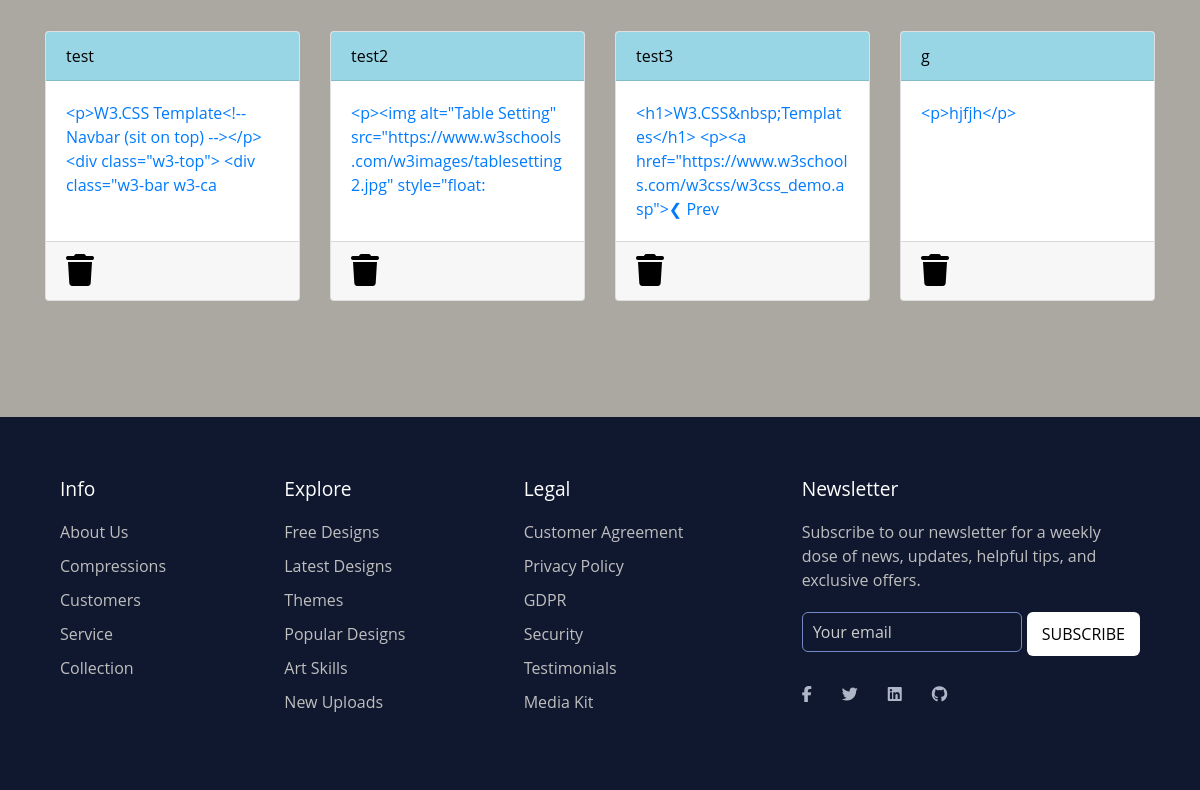
Before: /notes (signed in, lower part) with the older database file.
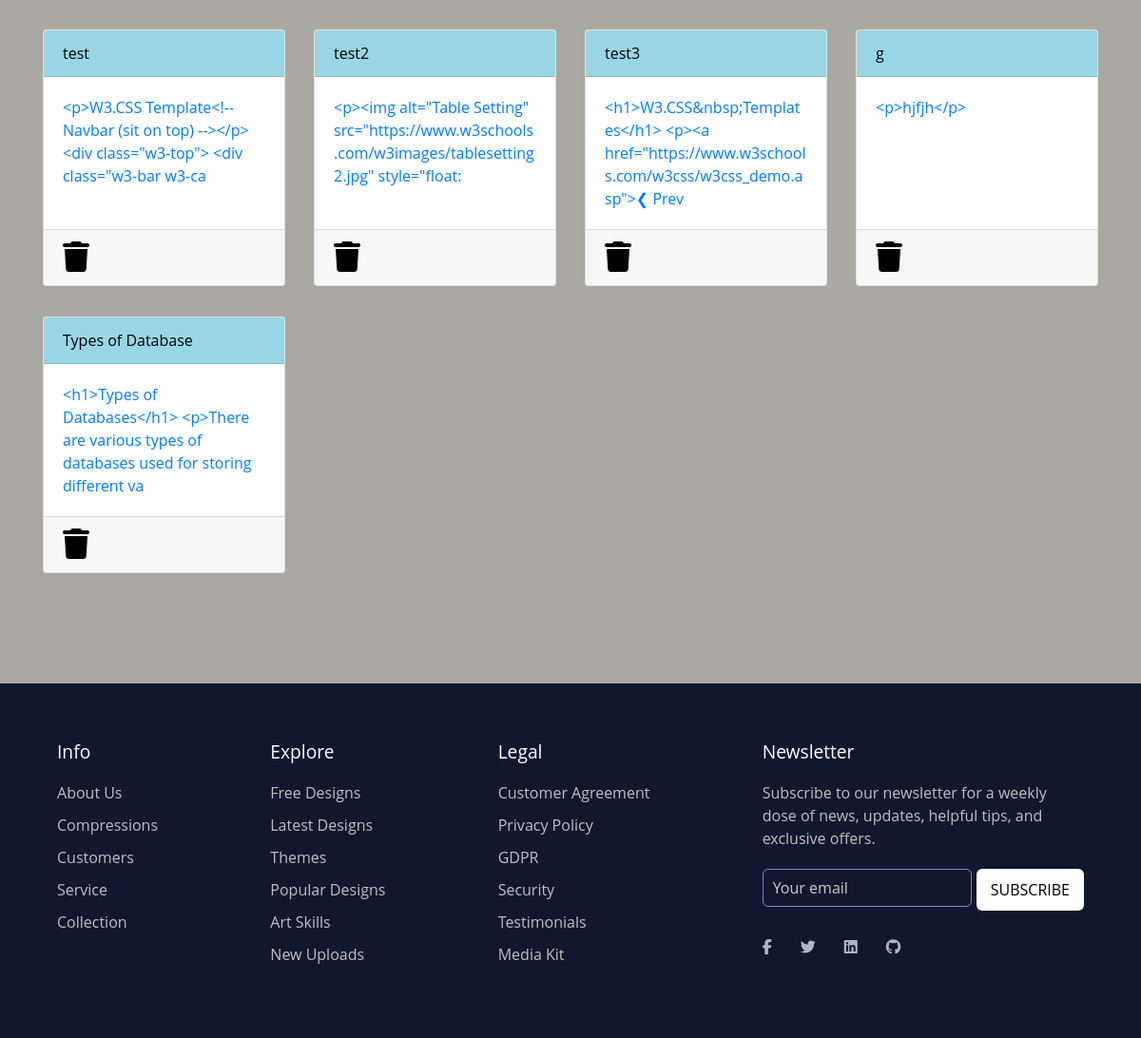
After: the same page with the newer database file.
### dashboard/models.py (models this page shows, shortened)
class Notes(models.Model):
    user = models.ForeignKey(User, on_delete=models.CASCADE)
    title = models.CharField(max_length=200)
    description = RichTextField()
    class Meta:
        verbose_name = 'notes'
        verbose_name_plural = 'notes'

### dashboard/views.py (the view)
# urls.py: path('notes', views.notes, name = 'notes'),
@login_required(login_url = 'login')
def notes(request):
    if request.method == 'POST':
        form = NotesForm(request.POST)
        if form.is_valid():
            notes = Notes(user = request.user, title = request.POST['title'], description = request.POST['description'])
            notes.save()
        messages.success(request, f"Notes Added Successfully By {request.user.username}")
        return redirect('notes')
    else:
        form = NotesForm()
    notes = Notes.objects.filter(user = request.user)
    context = {'notes' : notes, 'form':form}
    return render(request, 'dashboard/notes.html', context)

### dashboard/forms.py
class NotesForm(forms.ModelForm):
    description = RichTextField()
    class Meta:
        model = Notes
        fields = ["title", "description"]
        widgets = {'description' : CKEditorWidget()}

### dashboard/templates/dashboard/notes.html (shortened to what this page needs)
{% extends 'dashboard/base.html' %}
{% load static %}
{% load crispy_forms_tags %}
{% block content %}
<div class="container z-0">
    <div class="row ">
        {% for note in notes %}
        <div class="col-md-3 my-3">
            <a href="{% url 'note_detail' note.id %}">
                <div class="card">
                    <div class="card-header">{{note.title}}</div>
                    <div class="card-body overflow-hidden">{{note.description|slice:"0:100"}}</div>
                    <div class="card-footer mt-auto "><a href="{% url 'notes_delete' note.id %}">
                        <i class="fa fa-trash fa-2x"></i></a>
                    </div>
                </div>
            </a>
        </div>
        {% endfor %}
        <br><br>
    </div>
</div>
{% endblock content %}

### dashboard/templates/dashboard/base.html (shortened to what this page needs)
{% load static %}
<!DOCTYPE html>
<html lang="en">
<head>
  <link rel="stylesheet" href="https://stackpath.bootstrapcdn.com/bootstrap/4.3.1/css/bootstrap.min.css"
 />
  <link rel="stylesheet" href="https://use.fontawesome.com/releases/v5.7.2/css/all.css"
 />
  <link rel="stylesheet" href="{% static 'css/main.css' %}" />
  <link rel="stylesheet" href="{% static 'css/fontasome.css' %}" />
  <link rel="stylesheet" href="{% static 'css/bootstrap.min.css' %}" />
  <link rel="stylesheet" href="{% static 'css/summernote-bs4.css' %}" />
</head>
<body>
  <main style="background-image: uruul({% static 'images/giphy5.gif' %} ); background-color:#aba8a1; background-size:cover;background-position:center;height:fill;">
    {% block content %}
    {% endblock content %}
{% include 'dashboard/footer.html' %}
  </main>
</body>
</html>

### dashboard/templates/dashboard/footer.html (shortened to what this page needs)
{% load static %}
<!DOCTYPE html>
<html lang="en">
  <head>
    <link rel="stylesheet" href="https://cdnjs.cloudflare.com/ajax/libs/font-awesome/6.4.2/css/all.min.css" />
    <link rel="stylesheet" href="{% static 'css/custom.css' %}"/>
  </head>
  <body>
    <footer class="footer">
      <div class="footer-row">
        <div class="footer-col">
          <h4>Info</h4>
          <ul class="links">
            <li><a href="#">About Us</a></li>
            <li><a href="#">Compressions</a></li>
            <li><a href="#">Customers</a></li>
            <li><a href="#">Service</a></li>
            <li><a href="#">Collection</a></li>
          </ul>
        </div>
        <div class="footer-col">
          <h4>Explore</h4>
          <ul class="links">
            <li><a href="#">Free Designs</a></li>
            <li><a href="#">Latest Designs</a></li>
            <li><a href="#">Themes</a></li>
            <li><a href="#">Popular Designs</a></li>
            <li><a href="#">Art Skills</a></li>
            <li><a href="#">New Uploads</a></li>
          </ul>
        </div>
        <div class="footer-col">
          <h4>Legal</h4>
          <ul class="links">
            <li><a href="#">Customer Agreement</a></li>
            <li><a href="#">Privacy Policy</a></li>
            <li><a href="#">GDPR</a></li>
            <li><a href="#">Security</a></li>
            <li><a href="#">Testimonials</a></li>
            <li><a href="#">Media Kit</a></li>
          </ul>
        </div>
        <div class="footer-col">
          <h4>Newsletter</h4>
          <p>
            Subscribe to our newsletter for a weekly dose
            of news, updates, helpful tips, and
            exclusive offers.
          </p>
          <form action="#">
            <input type="text" placeholder="Your email" required>
            <button type="submit">SUBSCRIBE</button>
          </form>
          <div class="icons">
            <i class="fa-brands fa-facebook-f"></i>
            <i class="fa-brands fa-twitter"></i>
            <i class="fa-brands fa-linkedin"></i>
            <i class="fa-brands fa-github"></i>
          </div>
        </div>
      </div>
    </footer>
  </body>
</html>

### static/css/main.css (style rules this page uses)
html { scroll-behavior: smooth; height: 100%; width: 100%; }
footer { font-family: Rubik, sans-serif, serif, 'Times New Roman', Times, serif; }
a { text-decoration: none !important; color: black; }
.card-header { color: black !important; background: rgb(152, 214, 230) !important; transition: 0.3s ease-in; }
html, body { max-width: 100%; overflow-x: hidden; height: 100%; width: 100%; }
body { background: linear-gradient(rgba(0, 0, 0, 0.2), rgba(255, 255, 255, 0.5)); overflow-x: hidden; background-repeat: no-repeat; }
.card-header { background-color: rgb(133, 204, 231); }
.col-md-3 .card { width: 100%; height: 100%; }
.fa { color: black; }

### static/css/custom.css (style rules this page uses)
* { margin: 0; padding: 0; box-sizing: border-box; font-family: 'Open Sans', sans-serif; }
.footer { margin-top: 100px; background: #10182F; }
.footer .footer-row { display: flex; flex-wrap: wrap; justify-content: space-between; gap: 3.5rem; padding: 60px; }
.footer-row .footer-col h4 { color: #fff; font-size: 1.2rem; font-weight: 400; }
.footer-col .links { margin-top: 20px; }
.footer-col .links li { list-style: none; margin-bottom: 10px; }
.footer-col .links li a { text-decoration: none; color: #bfbfbf; }
.footer-col p { margin: 20px 0; color: #bfbfbf; max-width: 300px; }
.footer-col form { display: flex; gap: 5px; }
.footer-col input { height: 40px; border-radius: 6px; background: none; width: 100%; outline: none; border: 1px solid #7489C6 ; caret-color: #fff; color: #fff; padding-left: 10px; }
.footer-col input::placeholder { color: #ccc; }
.footer-col form button { background: #fff; outline: none; border: none; padding: 10px 15px; border-radius: 6px; cursor: pointer; font-weight: 500; transition: 0.2s ease; }
.footer-col .icons { display: flex; margin-top: 30px; gap: 30px; cursor: pointer; }
.footer-col .icons i { color: #afb6c7; }

Changed rows visible on the page:
added Notes: title "Types of Database", description "<h1>Types of Databases</h1> <p>There are various types of databases used for storing different va"
